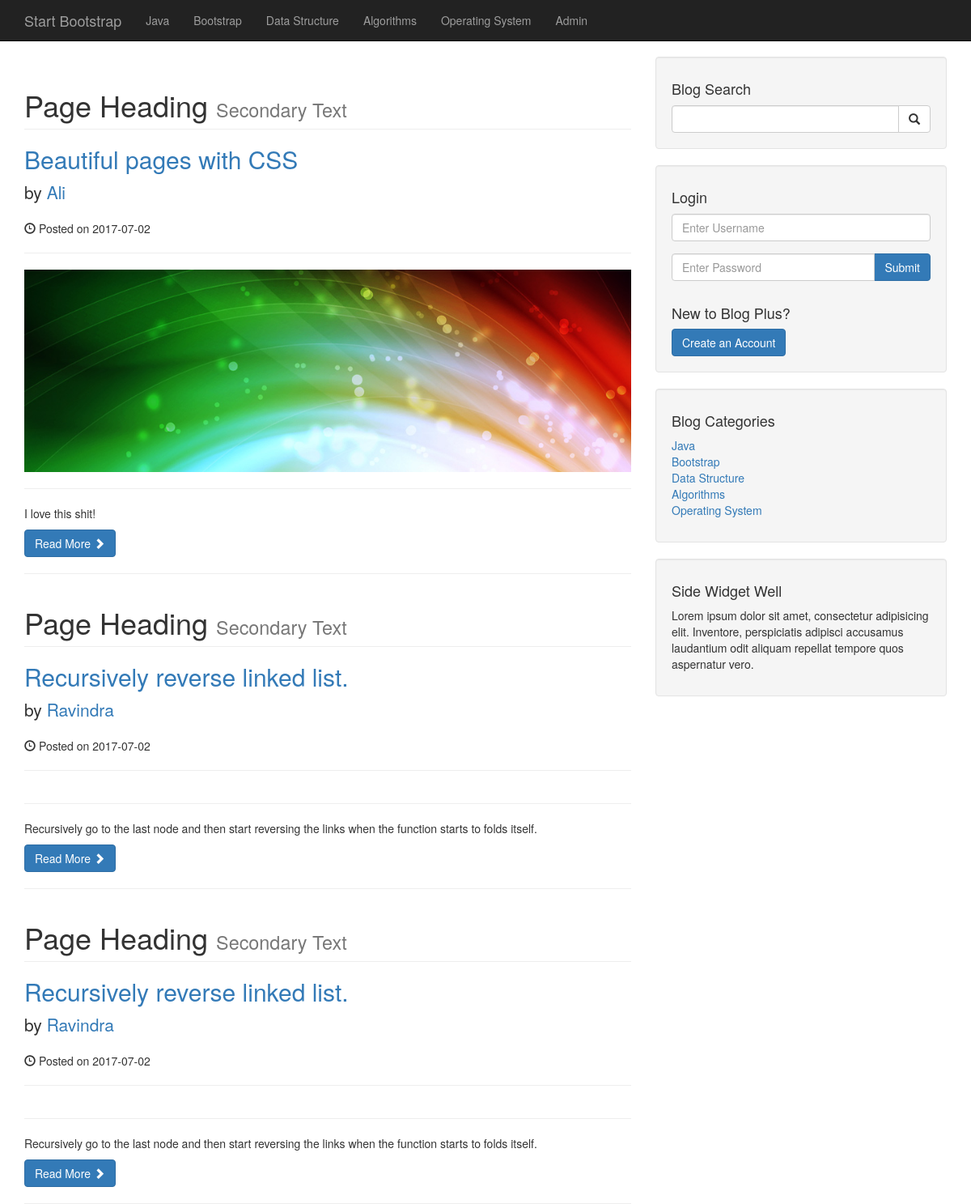
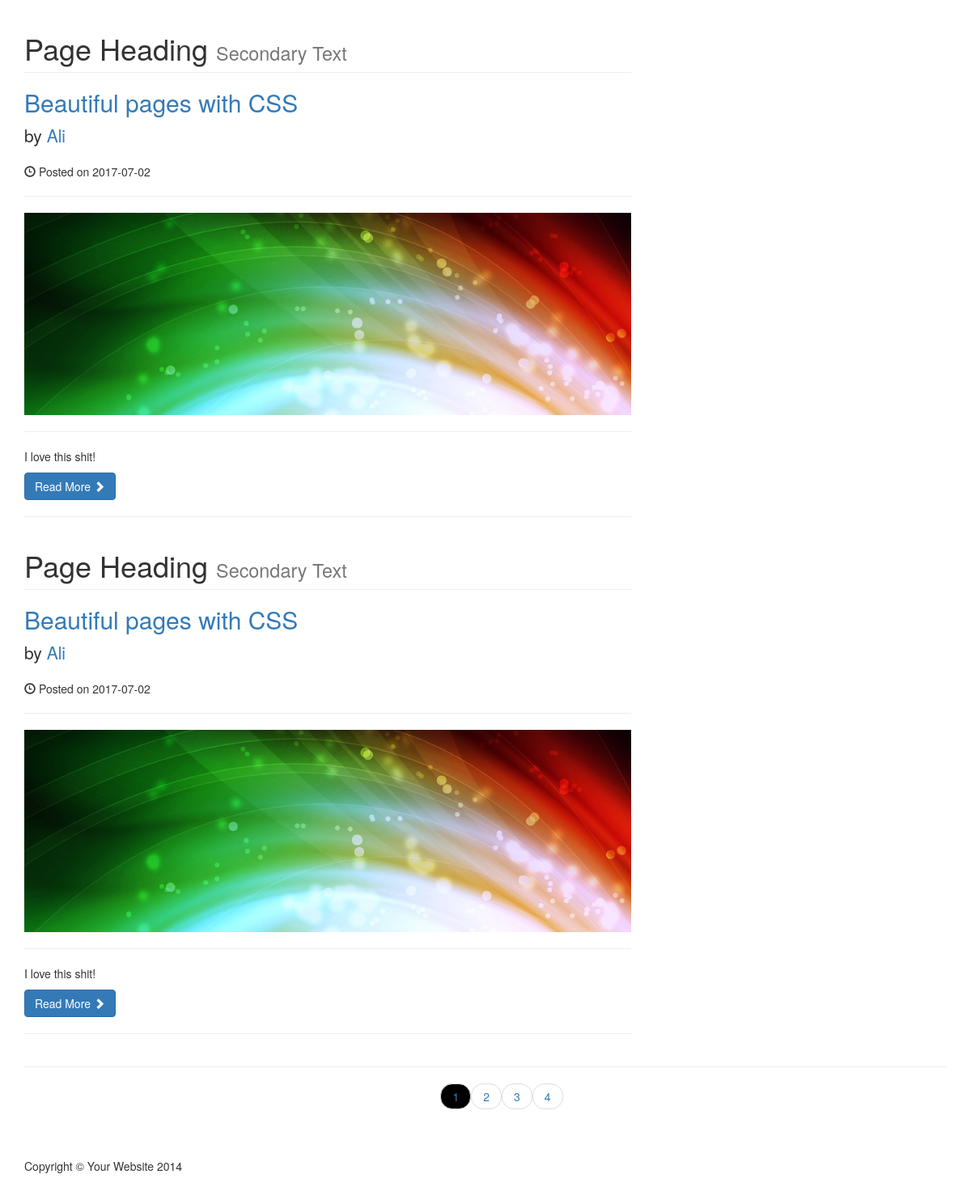
The page / on the database its author committed (2 pictures, top to bottom).
### tables this page shows
CREATE TABLE `categories` (
  `cat_id` int(3) NOT NULL,
  `cat_title` varchar(255) NOT NULL
);

CREATE TABLE `posts` (
  `post_id` int(3) NOT NULL,
  `post_category_id` int(3) NOT NULL,
  `post_title` varchar(255) NOT NULL,
  `post_author` varchar(255) NOT NULL,
  `post_date` date NOT NULL,
  `post_image` text NOT NULL,
  `post_content` text NOT NULL,
  `post_tags` varchar(255) NOT NULL,
  `post_comment_count` int(11) NOT NULL,
  `post_status` varchar(255) NOT NULL DEFAULT 'draft',
  `post_views_count` int(11) NOT NULL
);

### index.php (the view)
<?php include "includes/db.php";?>
<?php include "includes/header.php";?>
    <?php include "includes/navigation.php";?>
    <div class="container">
        <div class="row">
            <div class="col-md-8">
            <?php
                if(isset($_GET['page'])){
                    $page_num= $_GET['page'];
                    $post_num = ($page_num-1)*5;
                }else{
                    $page_num=1;
                    $post_num = 0;
                }
                $query= "SELECT * from posts WHERE post_status= 'published'";
                $count_post = mysqli_query($connection, $query);
                $count = mysqli_num_rows($count_post);
                $count = ceil($count/5);
                $query = "SELECT * from posts WHERE post_status= 'published' LIMIT $post_num,5";
                $select_all_post = mysqli_query($connection, $query);
                if(!mysqli_num_rows($select_all_post)){
                    echo "<h1 class='text-center'>SORRY NO POST PUBLISHED</h1>";
                }else{
                while($row = mysqli_fetch_assoc($select_all_post)){
                    $post_id= $row['post_id'];
                    $post_title= $row['post_title'];
                    $post_author= $row['post_author'];
                    $post_date= $row['post_date'];
                    $post_image= $row['post_image'];
                    $post_content= substr($row['post_content'],0,250);
                    ?>
                <h1 class="page-header">
                    Page Heading
                    <small>Secondary Text</small>
                </h1>
                <h2>
                    <a href="post.php?p_id=<?php echo $post_id; ?>"><?php echo $post_title?></a>
                </h2>
                <p class="lead">
                    by <a href="author_post.php?post_author=<?php echo $post_author ?>&p_id=<?php echo $post_id ?>"><?php echo $post_author ?></a>
                </p>
                <p><span class="glyphicon glyphicon-time"></span> Posted on <?php echo $post_date ?></p>
                <hr>
                <a href="post.php?p_id=<?php echo $post_id; ?>"><img class="img-responsive" src="images/<?php echo $post_image?>" alt=""></a>
                <hr>
                <p><?php echo $post_content ?></p>
                <a class="btn btn-primary" href="post.php?p_id=<?php echo $post_id;?>">Read More <span class="glyphicon glyphicon-chevron-right"></span></a>
                <hr>
            <?php
                } }
                ?>
            </div>
          <?php include "includes/sidebar.php";?>
        </div>
        <hr>
        <div class="pager">
            <ul>
               <?php
                for($i=1 ; $i<=$count; $i++){
                    if($i==$page_num)
                        echo "<li ><a class='active_link'  href='index.php?page={$i}'>{$i}</a></li>";
                    else
                        echo "<li ><a href='index.php?page={$i}'>{$i}</a></li>";
                }
                ?>
            </ul>
        </div>
        <?php include "includes/footer.php";?>

### includes/header.php (shortened to what this page needs)
<!DOCTYPE html>
<html lang="en">
<head>
    <link href="css/bootstrap.min.css" rel="stylesheet">
    <link href="css/blog-home.css" rel="stylesheet">
    <link href="css/styles.css" rel="stylesheet">
</head>
<body>

### includes/navigation.php (shortened to what this page needs)
<nav class="navbar navbar-inverse navbar-fixed-top" role="navigation">
        <div class="container">
            <div class="navbar-header">
                <a class="navbar-brand" href="index.php">Start Bootstrap</a>
            </div>
            <div class="collapse navbar-collapse" id="bs-example-navbar-collapse-1">
                <ul class="nav navbar-nav">
                    <?php
                    $query = ("SELECT * FROM categories");
                    $category_list = mysqli_query($connection,$query);
                    while($row = mysqli_fetch_assoc($category_list)){
                        $cat_title = $row['cat_title'];
                        echo "<li><a href='#'>{$cat_title}</a>
                    </li>";
                    }
                    ?>
                    <li>
                        <a href="admin">Admin</a>
                    </li>
                </ul>
            </div>
        </div>
    </nav>

### includes/sidebar.php
        <div class="col-md-4">
            <div class="well">
                <h4>Blog Search</h4>
                <form action="search.php" method="post">
                <div class="input-group">
                    <input type="text" name="search" class="form-control">
                    <span class="input-group-btn">
                        <button class="btn btn-default" name="submit" type="submit">
                            <span class="glyphicon glyphicon-search"></span>
                    </button>
                    </span>
                </div>
                </form>
            </div>
            <?php if(!isset($_SESSION['username'])){
            ?>
            <div class="well">
                <h4>Login</h4>
                <form action="includes/login.php" method="post">
                <div class="form-group">
                    <input type="text" class="form-control" name="username" placeholder="Enter Username">
                </div>
                <div class="input-group">
                    <input type="password" name="user_password" class="form-control" placeholder="Enter Password">
                    <span class="input-group-btn">
                        <button class="btn btn-primary" name="login" type="submit">Submit
                    </button>
                    </span>
                </div>
                <br>
                <div class="input-group">
                    <h4 class="text-center">New to Blog Plus?</h4>
                    <a href="registration.php" class="btn btn-primary">Create an Account</a>
                </div>
                </form>
            </div>
            <?php }?>
     <?php
                $query = ("SELECT * FROM categories");
                $select_category_title = mysqli_query($connection,$query);
            ?>
            <div class="well">
                <h4>Blog Categories</h4>
                <div class="row">
                    <div class="col-lg-12">
                        <ul class="list-unstyled">
                           <?php
                            while($row = mysqli_fetch_assoc($select_category_title)){
                                $cat_id= $row['cat_id'];
                                $cat_title = $row['cat_title'];
                                echo "<li><a href='category.php?cat_id=$cat_id'>{$cat_title}</a>
                                </li>";
                            }
                            ?>
                        </ul>
                    </div>
                </div>
            </div>
<?php include "widget.php"?>

### includes/widget.php
    <div class="well">
        <h4>Side Widget Well</h4>
        <p>Lorem ipsum dolor sit amet, consectetur adipisicing elit. Inventore, perspiciatis adipisci accusamus laudantium odit aliquam repellat tempore quos aspernatur vero.</p>
    </div>
</div>

### includes/footer.php (shortened to what this page needs)
<footer>
            <div class="row">
                <div class="col-lg-12">
                    <p>Copyright &copy; Your Website 2014</p>
                </div>
            </div>
        </footer>
    </div>
</body>
</html>

### css/blog-home.css (style rules this page uses)
body { padding-top: 70px; }
footer { margin: 50px 0; }

### css/styles.css (style rules this page uses)
.pager li .active_link { background-color:#000 !important; }

### rows shown on the page
categories: cat_title "Java"
categories: cat_title "Bootstrap"
categories: cat_title "Data Structure"
categories: cat_title "Algorithms"
categories: cat_title "Operating System"
posts: post_title "Beautiful pages with CSS", post_author "Ali", post_date "2017-07-02", post_image (picture), post_content "I love this shit!"
posts: post_title "Recursively reverse linked list.", post_author "Ravindra", post_date "2017-07-02", post_content "Recursively go to the last node and then start reversing the links when the function starts to folds itself."
posts: post_title "Recursively reverse linked list.", post_author "Ravindra", post_date "2017-07-02", post_content "Recursively go to the last node and then start reversing the links when the function starts to folds itself."
posts: post_title "Beautiful pages with CSS", post_author "Ali", post_date "2017-07-02", post_image (picture), post_content "I love this shit!"
posts: post_title "Beautiful pages with CSS", post_author "Ali", post_date "2017-07-02", post_image (picture), post_content "I love this shit!"
